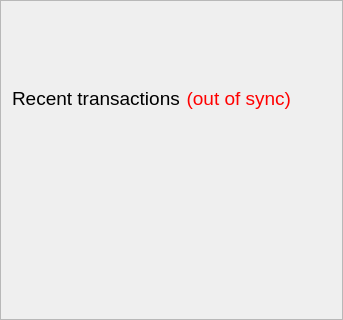
        <widget class="QFrame" name="frame_2">
         <property name="font">
          <font>
           <family>MS Shell Dlg 2</family>
           <pointsize>14</pointsize>
          </font>
         </property>
         <property name="frameShape">
          <enum>QFrame::StyledPanel</enum>
         </property>
         <property name="frameShadow">
          <enum>QFrame::Raised</enum>
         </property>
         <layout class="QVBoxLayout" name="verticalLayout">
          <item>
           <spacer name="verticalSpacer_3">
            <property name="font">
             <font>
              <family>MS Shell Dlg 2</family>
              <pointsize>14</pointsize>
             </font>
            </property>
            <property name="orientation">
             <enum>Qt::Vertical</enum>
            </property>
            <property name="sizeType">
             <enum>QSizePolicy::Fixed</enum>
            </property>
            <property name="sizeHint" stdset="0">
             <size>
              <width>20</width>
              <height>75</height>
             </size>
            </property>
           </spacer>
          </item>
          <item>
           <layout class="QHBoxLayout" name="horizontalLayout_2">
            <item>
             <widget class="QLabel" name="label_4">
              <property name="text">
               <string>Recent transactions</string>
              </property>
             </widget>
            </item>
            <item>
             <widget class="QLabel" name="labelTransactionsStatus">
              <property name="cursor">
               <cursorShape>WhatsThisCursor</cursorShape>
              </property>
              <property name="toolTip">
               <string>The displayed information may be out of date. Your wallet automatically synchronizes with the Nyerium network after a connection is established, but this process has not completed yet.</string>
              </property>
              <property name="styleSheet">
               <string notr="true">QLabel { color: red; }</string>
              </property>
              <property name="text">
               <string notr="true">(out of sync)</string>
              </property>
              <property name="alignment">
               <set>Qt::AlignBottom|Qt::AlignRight|Qt::AlignTrailing</set>
              </property>
             </widget>
            </item>
            <item>
             <spacer name="horizontalSpacer">
              <property name="font">
               <font>
                <family>MS Shell Dlg 2</family>
                <pointsize>14</pointsize>
               </font>
              </property>
              <property name="orientation">
               <enum>Qt::Horizontal</enum>
              </property>
              <property name="sizeHint" stdset="0">
               <size>
                <width>40</width>
                <height>20</height>
               </size>
              </property>
             </spacer>
            </item>
           </layout>
          </item>
          <item>
           <widget class="QListView" name="listTransactions">
            <property name="font">
             <font>
              <pointsize>14</pointsize>
             </font>
            </property>
            <property name="styleSheet">
             <string notr="true">QListView { background: transparent; }</string>
            </property>
            <property name="frameShape">
             <enum>QFrame::NoFrame</enum>
            </property>
            <property name="verticalScrollBarPolicy">
             <enum>Qt::ScrollBarAlwaysOff</enum>
            </property>
            <property name="horizontalScrollBarPolicy">
             <enum>Qt::ScrollBarAlwaysOff</enum>
            </property>
            <property name="alternatingRowColors">
             <bool>false</bool>
            </property>
            <property name="selectionMode">
             <enum>QAbstractItemView::NoSelection</enum>
            </property>
           </widget>
          </item>
         </layout>
        </widget>
